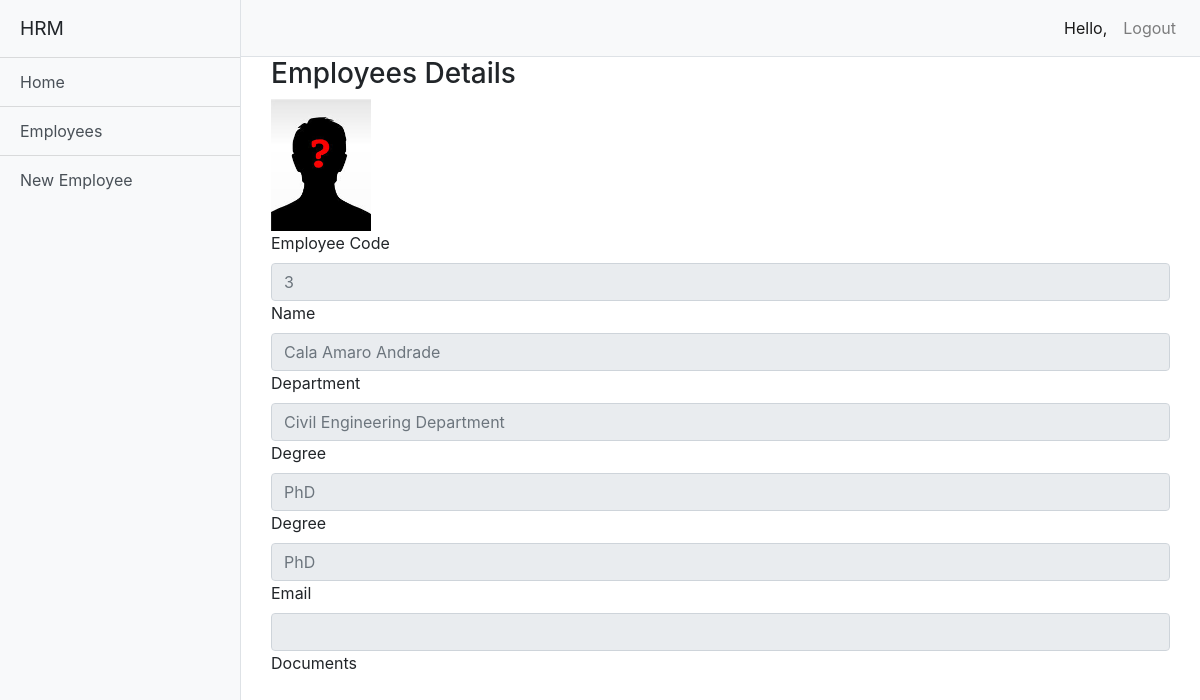
The app's page /employee_detail/3 (signed in), older data.
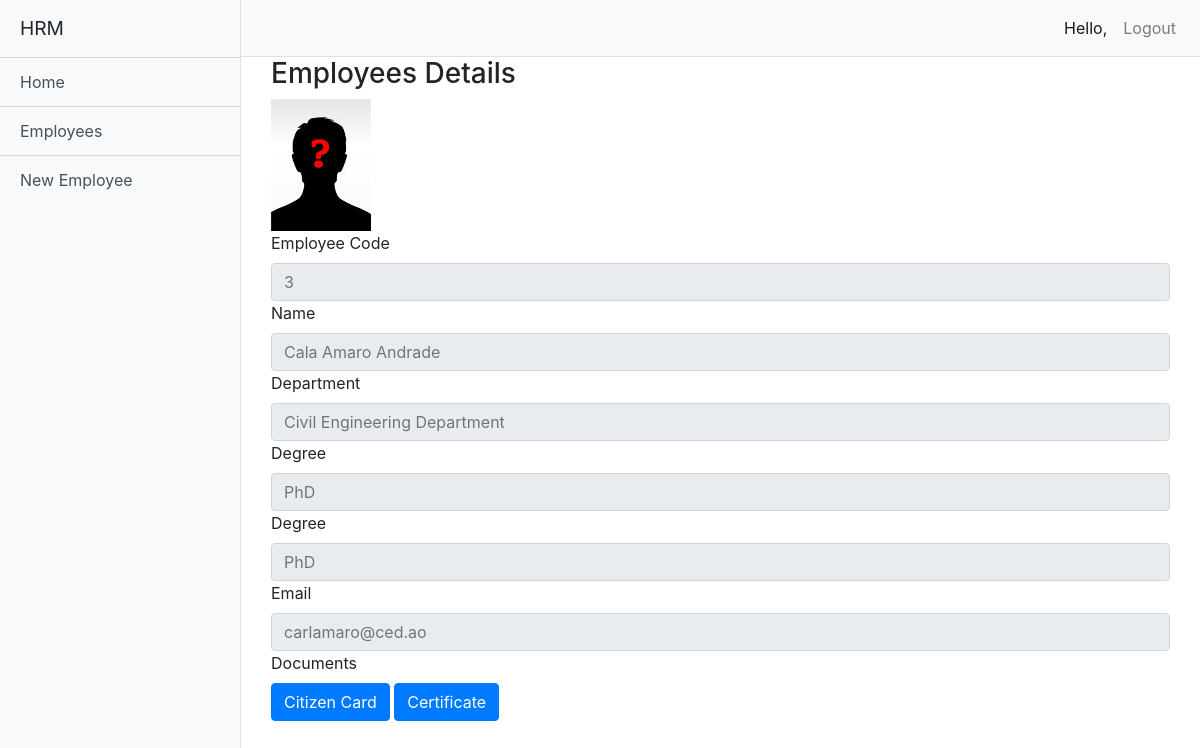
The same page, newer data.
### employees/models.py (models this page shows, shortened)
class Employee(models.Model):
	cod = models.IntegerField()
	name = models.CharField(max_length=40)
	last_name = models.CharField(max_length=20)
	civil_status = models.CharField(max_length=20, blank=True)
	photo = models.ImageField(upload_to='photos', blank=True)
	degree = models.CharField(max_length=30, blank=True)
	category = models.ForeignKey(Category, on_delete=models.CASCADE)
	department = models.ForeignKey(Department, on_delete=models.CASCADE)
	bio = models.TextField(max_length=200, blank=True)
	birth = models.DateTimeField(blank=True)
	address = models.CharField(max_length=100)
	email = models.EmailField(blank=True)
	city = models.CharField(max_length=20)
	created_at = models.DateTimeField(auto_now=True)

class Department(models.Model):
	dep_acronym = models.CharField(max_length=10)
	dep_name = models.CharField(max_length=50)
	dep_address = models.CharField(max_length=50, blank=True)
	dep_email = models.EmailField(max_length=50, blank=True)
	dep_phone = models.IntegerField(blank=True)

class Document(models.Model):
	doc_number = models.IntegerField()
	doc_name = models.CharField(max_length=20)
	doc_date = models.DateField(auto_now_add=True)
	doc_file = models.FileField(upload_to='files', blank=True)
	employee = models.ForeignKey(Employee, on_delete=models.CASCADE)

### employees/views.py (the view)
# urls.py: path('employee_detail/<int:pk>', employeeDetail, name='employee_detail')
@login_required
def employeeDetail(request, pk):
    employee = get_object_or_404(Employee, pk=pk)
    documents = Document.objects.filter(employee_id=employee.id)
    return render(request, 'detail.html', {'employee':employee, 'documents':documents})

### employees/templates/detail.html
{% extends 'base.html' %}
{% block content %}
<div class="container">
    <h3>Employees Details</h3>
    <img src="/media/{{employee.photo}}" class="img-fluid" alt="Responsive image" width="100" height="50">
    <form>
        <label>Employee Code</label>
        <input class="form-control" type="text" placeholder="{{employee.cod}}" readonly>
        <label>Name</label>
        <input class="form-control" type="text" placeholder="{{employee.name}} {{employee.last_name}}" readonly>
        <label>Department</label>
        <input class="form-control" type="text" placeholder="{{employee.department.dep_name}}" readonly>
        <label>Degree</label>
        <input class="form-control" type="text" placeholder="{{employee.degree}}" readonly>
        <label>Degree</label>
        <input class="form-control" type="text" placeholder="{{employee.degree}}" readonly>
         <label>Email</label>
        <input class="form-control" type="text" placeholder="{{employee.email}}" readonly>
        <label>Documents</label>
    </form>
    {% for document in documents %}
        <a href="/media/{{document.doc_file}}"
           class="btn btn-primary btn-xs pull-right" download>{{document.doc_name}}</a>
    {% endfor %}
</div>
{% endblock content %}

### employees/templates/base.html (shortened to what this page needs)
{% load static %}
<!DOCTYPE html>
<html lang="en">
<head>
  <link href="{% static 'vendor/bootstrap/css/bootstrap.min.css' %}" rel="stylesheet">
  <link href="{% static 'css/simple-sidebar.css' %}" rel="stylesheet">
</head>
<body>
  <div class="d-flex" id="wrapper">
    <div class="bg-light border-right" id="sidebar-wrapper">
      <div class="sidebar-heading"> HRM </div>
      <div class="list-group list-group-flush">
        <a href="/" class="list-group-item list-group-item-action bg-light">Home</a>
        <a href="{% url 'employee_list' %}" class="list-group-item list-group-item-action bg-light">Employees</a>
        <a href="{% url 'employee_new' %}" class="list-group-item list-group-item-action bg-light">New Employee</a>
      </div>
    </div>
    <div id="page-content-wrapper">
      <nav class="navbar navbar-expand-lg navbar-light bg-light border-bottom">
        <div class="collapse navbar-collapse" id="navbarSupportedContent">
          <ul class="navbar-nav ml-auto mt-2 mt-lg-0">
            <li class="nav-item active">
              <a class="nav-link" href="">Hello, <b>{{user.last_name}}</b></a>
            </li>
            <li class="nav-item">
              <a class="nav-link" href="{% url 'logout' %}">Logout</a>
            </li>
          </ul>
        </div>
      </nav>
      <div class="container-fluid">
          {% block content %}
          {% endblock content %}
      </div>
    </div>
  </div>
</body>
</html>

### employees/static/css/simple-sidebar.css (style rules this page uses)
body { overflow-x: hidden; }
#sidebar-wrapper { min-height: 100vh; margin-left: -15rem; -webkit-transition: margin .25s ease-out; -moz-transition: margin .25s ease-out; -o-transition: margin .25s ease-out; transition: margin .25s ease-out; }
#sidebar-wrapper .sidebar-heading { padding: 0.875rem 1.25rem; font-size: 1.2rem; }
#sidebar-wrapper .list-group { width: 15rem; }
#page-content-wrapper { min-width: 100vw; }
@media (min-width: 768px) { #sidebar-wrapper { margin-left: 0; } }
@media (min-width: 768px) { #page-content-wrapper { min-width: 0; width: 100%; } }

Row changes from the older to the newer data that the page shows:
changed Employee "Cala Amaro Andrade": email (not shown) → "carlamaro@ced.ao"
added Document: doc_name "Citizen Card"
added Document: doc_name "Certificate"
